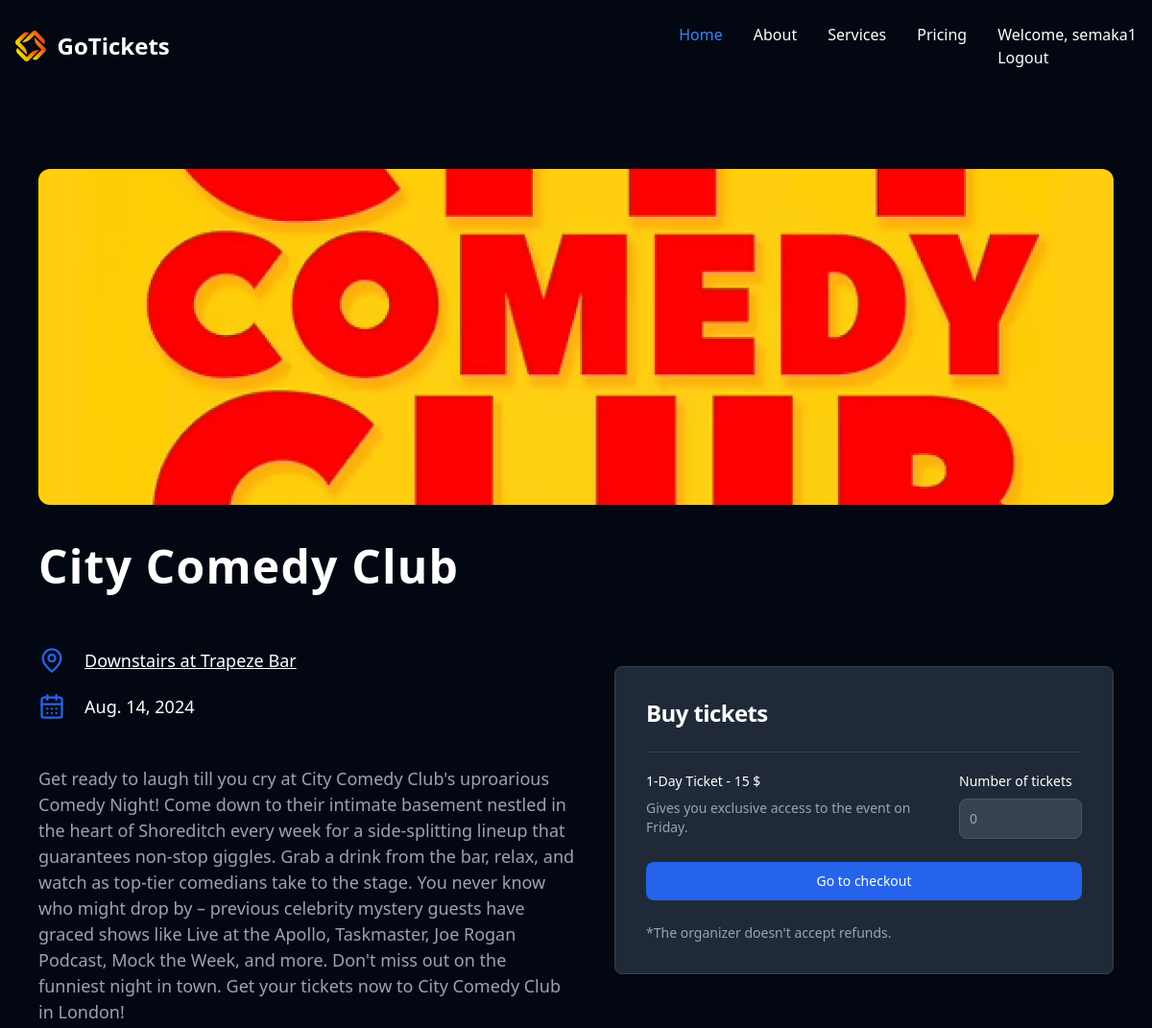
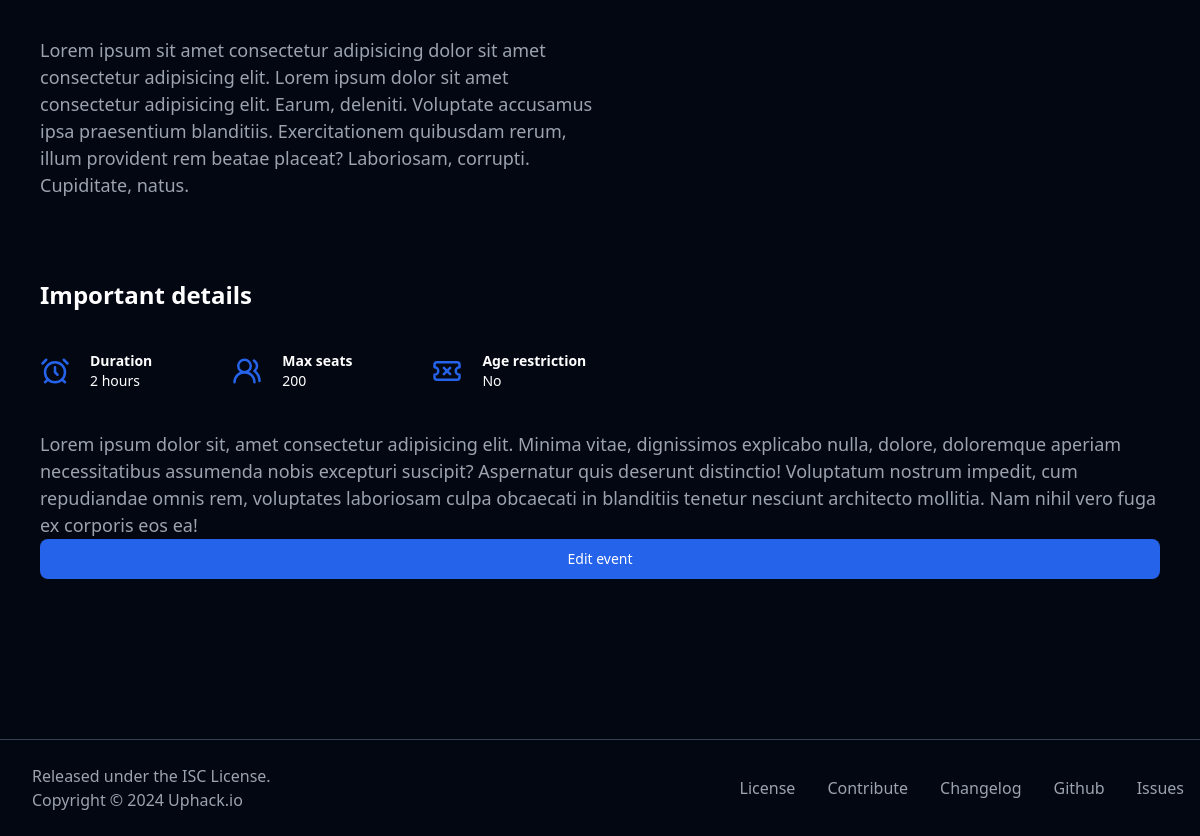
The page /event/42 (signed in) on the database its author committed (2 pictures, top to bottom).
### GoTicketsApp/models.py (models this page shows, shortened)
class Event(models.Model):
    AGE_RESTRICTION_CHOICES = [
        ('No', 'No'),
        ('12', '12+'),
        ('14', '14+'),
        ('16', '16+'),
        ('18', '18+'),
        ('21', '21+'),
    ]
    CATEGORY_CHOICES = [
        ('Stand-up Comedy', 'Stand-up Comedy'),
        ('TH', 'Theatre'),
        ('SP', 'Sport'),
        ('CO', 'Concert'),
    ]
    age_restriction = models.CharField(
        max_length=2,
        choices=AGE_RESTRICTION_CHOICES,
        default='No',
    )
    category = models.CharField(
        max_length=20,
        choices=CATEGORY_CHOICES,
        default='Stand-up Comedy',
    )
    title = models.CharField(max_length=80)
    organizer = models.ForeignKey(User, null=True, blank=True, on_delete=models.CASCADE, related_name='organizer')
    description = models.TextField()
    location_country = models.CharField(max_length=30)
    address = models.CharField(max_length=60)
    location_venue = models.CharField(max_length=30)
    start_date = models.DateField()
    end_date = models.DateField()
    image = models.ImageField(upload_to='images/')
    price = models.DecimalField(max_digits=6, decimal_places=2)
    seats = models.DecimalField(max_digits=6, decimal_places=0)

### GoTicketsApp/views.py (the view)
# urls.py: path('event/<int:id>', views.event_by_id, name="event_by_id"),
@login_required
def event_by_id(request, id):
    event = get_object_or_404(Event, pk=id)
    tickets = Ticket.objects.filter(event=event)
    total_purchased = event.purchase_set.aggregate(Sum('quantity'))['quantity__sum'] or 0
    remaining_seats = event.seats - total_purchased
    if request.method == "POST":
        form = PurchaseForm(request.POST, request.FILES)
        if form.is_valid():
            quantity_requested = form.cleaned_data['quantity']
            if quantity_requested > remaining_seats:
                messages.error(request, "Only {remaining_seats} tickets are available.")
            else:
                purchase_details = {
                    'user_id': request.user.id,
                    'event_id': event.id,
                    'quantity': quantity_requested,
                }
                request.session['purchase_details'] = purchase_details
                request.session['event_details'] = {
                    'id': event.id,
                    'title': event.title,
                    'image_url': event.image.url if event.image else None,
                    'description': event.description,
                    'start_date': str(event.start_date),
                    'end_date': str(event.end_date),
                    'price': str(event.price),
                    'quantity': purchase_details['quantity'],
                }
                return redirect('checkout')
    else:
        form = PurchaseForm()
    context = {
        'event': event,
        'form': form,
        'tickets': tickets,
        'remaining_seats': remaining_seats,
        'is_organizer': 'is_organizer'
    }
    return render(request, 'GoTickets/event_by_id.html', context)

### GoTicketsApp/forms.py
class PurchaseForm(forms.ModelForm):
    class Meta:
        model = Purchase
        fields = ['quantity']

### GoTicketsApp/templates/GoTickets/event_by_id.html (shortened to what this page needs)
{% extends 'GoTickets/base/base.html' %}
{% block content %}
<div class="max-w-screen-xl mx-auto text-gray-400 pb-20 mt-20 px-10">
    {% if event.image %}
    <div class="w-full rounded-xl block h-[350px]" style="background: url('{{ event.image.url }}') no-repeat center center; background-size: cover;"></div>
    {% endif %}
    <h1 class="text-5xl flex items-center text-white tracking-wide mb-10 font-extrabold mt-10">{{event.title}}</h1>
    <div class="flex flex-col lg:flex-row">
        <div class="w-full lg:w-1/2">
            <div class="text-lg text-white mt-5 mb-12">
                <div class="flex items-center mb-5">
                    <u>{{ event.address }}</u>
                </div>
                <div class="flex items-center mb-5">
                    <span>{{ event.start_date }}</span>
                </div>
            </div>
            <div>
                <p class="text-lg mb-10 leading-normal">{{event.description}}</p>
                <p class="text-lg mb-10 leading-normal">Lorem ipsum sit amet consectetur adipisicing dolor sit amet consectetur adipisicing elit. Lorem ipsum dolor sit amet consectetur adipisicing elit. Earum, deleniti. Voluptate accusamus ipsa praesentium blanditiis. Exercitationem quibusdam rerum, illum provident rem beatae placeat? Laboriosam, corrupti. Cupiditate, natus.</p>
            </div>
        </div>
        <div class="w-full lg:w-1/2 pt-10 pl-0 lg:pl-10">
            <div class="w-full bg-white rounded-lg shadow dark:border md:-mt-0 xl:p-0 dark:bg-gray-800 dark:border-gray-700">
                <div class="p-6 space-y-4 md:space-y-6 sm:p-8">
                    <h1 class="text-xl font-bold leading-tight tracking-tight text-gray-900 md:text-2xl dark:text-white">
                        Buy tickets
                    </h1>
                    <form class="space-y-4 md:space-y-6" method="post">
                        {% if remaining_seats > 0 %}
                            {% if tickets|length == 0 %}
                                <div class="flex items-start border-t border-gray-200 dark:border-gray-700 pt-5">
                                    <div class="w-full pr-0 md:pr-10">
                                        <label class="block mb-2 text-sm font-medium text-gray-900 dark:text-white">
                                            1-Day Ticket - 15 $
                                        </label>
                                        <p class="text-sm">Gives you exclusive access to the event on Friday.</p>
                                    </div>
                                    <div class="w-full md:w-32 flex-shrink-0">
                                        <label for="quantity" class="block mb-2 text-sm font-medium text-gray-900 dark:text-white">Number of tickets</label>
                                        <input type="number" id="quantity" name="quantity" min="1" max="{{ remaining_seats }}" class="bg-gray-50 border border-gray-300 text-gray-900 text-sm rounded-lg focus:ring-blue-500 focus:border-blue-500 block w-full p-2.5 dark:bg-gray-700 dark:border-gray-600 dark:placeholder-gray-400 dark:text-white dark:focus:ring-blue-500 dark:focus:border-blue-500" placeholder="0" required />
                                    </div>
                                </div>
                            {% endif %}
                            <button type="submit" class="w-full text-white bg-primary-600 hover:bg-primary-700 focus:ring-4 focus:outline-none focus:ring-primary-300 font-medium rounded-lg text-sm px-5 py-2.5 text-center dark:bg-primary-600 dark:hover:bg-primary-700 dark:focus:ring-primary-800">Go to checkout</button>
                        {% else %}
                            <p class="sold-out">Sold Out</p>
                        {% endif %}
                        <p class="text-sm font-light text-gray-500 dark:text-gray-400">
                            *The organizer doesn't accept refunds.
                        </p>
                    </form>
                </div>
            </div>
        </div>
    </div>
    <div>
        <h3 class="text-white font-extrabold text-2xl mt-10 mb-10">Important details</h3>
        <div class="flex items-center">
            <div class="flex items-center mr-20 text-white">
                <div>
                    <span class="block text-sm font-semibold">Duration</span>
                    <span class="block text-sm">2 hours</span>
                </div>
            </div>
            <div class="flex items-center mr-20 text-white">
                <div>
                    <span class="block text-sm font-semibold">Max seats</span>
                    <span class="block text-sm">{{event.seats}}</span>
                </div>
            </div>
            <div class="flex items-center text-white">
                <div>
                    <span class="block text-sm font-semibold">Age restriction</span>
                    <span class="block text-sm">{{event.age_restriction}}</span>
                </div>
            </div>
        </div>
        <p class="leading-normal text-lg mt-10">Lorem ipsum dolor sit, amet consectetur adipisicing elit. Minima vitae, dignissimos explicabo nulla, dolore, doloremque aperiam necessitatibus assumenda nobis excepturi suscipit? Aspernatur quis deserunt distinctio! Voluptatum nostrum impedit, cum repudiandae omnis rem, voluptates laboriosam culpa obcaecati in blanditiis tenetur nesciunt architecto mollitia. Nam nihil vero fuga ex corporis eos ea!</p>
    </div>
    {% if is_organizer %}
    <button type="button" onclick="location.href='{% url 'event_manage' event.id %}'" class="w-full text-white bg-primary-600 hover:bg-primary-700 focus:ring-4 focus:outline-none focus:ring-primary-300 font-medium rounded-lg text-sm px-5 py-2.5 text-center dark:bg-primary-600 dark:hover:bg-primary-700 dark:focus:ring-primary-800">
        Edit event
    </button>
    {% endif %}
</div>
{% endblock %}

### GoTicketsApp/templates/GoTickets/base/base.html (shortened to what this page needs)
{% load static %}
<!DOCTYPE html>
<html lang="en" class="dark">
    <head>
        <link rel="stylesheet" href="{% static 'css/style.css' %}">
    </head>
    <body class="bg-gray-950 relative">
        <nav class="border-gray-200 py-2">
            <div class="max-w-screen-xl flex flex-wrap items-center justify-between mx-auto p-4">
            <a href="/" class="flex items-center space-x-3 rtl:space-x-reverse">
                <img src="{% static 'gologo.svg' %}" class="h-8" alt="GoTickets Logo" />
                <span class="self-center text-2xl font-semibold whitespace-nowrap dark:text-white">GoTickets</span>
            </a>
            <div class="hidden w-full md:block md:w-auto" id="navbar-default">
                <ul class="font-medium flex flex-col p-4 md:p-0 mt-4 border border-gray-100 rounded-lg md:flex-row md:space-x-8 rtl:space-x-reverse md:mt-0 md:border-0 dark:border-gray-700">
                <li>
                    <a href="{% url 'index' %}" class="block py-2 px-3 text-white bg-blue-700 rounded md:bg-transparent md:text-blue-700 md:p-0 dark:text-white md:dark:text-blue-500" aria-current="page">Home</a>
                </li>
                <li>
                    <a href="#" class="block py-2 px-3 text-gray-900 rounded hover:bg-gray-100 md:hover:bg-transparent md:border-0 md:hover:text-blue-700 md:p-0 dark:text-white md:dark:hover:text-blue-500 dark:hover:bg-gray-700 dark:hover:text-white md:dark:hover:bg-transparent">About</a>
                </li>
                <li>
                    <a href="#" class="block py-2 px-3 text-gray-900 rounded hover:bg-gray-100 md:hover:bg-transparent md:border-0 md:hover:text-blue-700 md:p-0 dark:text-white md:dark:hover:text-blue-500 dark:hover:bg-gray-700 dark:hover:text-white md:dark:hover:bg-transparent">Services</a>
                </li>
                <li>
                    <a href="#" class="block py-2 px-3 text-gray-900 rounded hover:bg-gray-100 md:hover:bg-transparent md:border-0 md:hover:text-blue-700 md:p-0 dark:text-white md:dark:hover:text-blue-500 dark:hover:bg-gray-700 dark:hover:text-white md:dark:hover:bg-transparent">Pricing</a>
                </li>
                {% if user.is_authenticated %}
                <li>
                    <a href="{% url 'account'%}" class="block py-2 px-3 text-gray-900 rounded hover:bg-gray-100 md:hover:bg-transparent md:border-0 md:hover:text-blue-700 md:p-0 dark:text-white md:dark:hover:text-blue-500 dark:hover:bg-gray-700 dark:hover:text-white md:dark:hover:bg-transparent">
                        <span>Welcome, {{ user.username }}</span> <br>
                        <a href="{% url 'logout' %}" class="block py-2 px-3 text-gray-900 rounded hover:bg-gray-100 md:hover:bg-transparent md:border-0 md:hover:text-blue-700 md:p-0 dark:text-white md:dark:hover:text-blue-500 dark:hover:bg-gray-700 dark:hover:text-white md:dark:hover:bg-transparent">
                            Logout
                        </a>
                    </a>
                </li>
                {% endif %}
                </ul>
            </div>
            </div>
        </nav>
        {% block content %}
        {% endblock %}
        <div class="border-t border-gray-700 py-6 text-gray-400 mt-20">
            <div class="max-w-screen-xl px-4 mx-auto flex items-center justify-between">
                <div class="px-4">
                    <span class="block">Released under the ISC License.</span>
                    <span class="block">Copyright © 2024 Uphack.io</span>
                </div>
                <div class="flex">
                    <a href="" class="mr-8">License</a>
                    <a href="" class="mr-8">Contribute</a>
                    <a href="" class="mr-8">Changelog</a>
                    <a href="" class="mr-8">Github</a>
                    <a href="" class="">Issues</a>
                </div>
            </div>
        </div>
    </body>
</html>

### rows shown on the page
Event: image (picture), title "City Comedy Club", address "Downstairs at Trapeze Bar", start_date "Aug. 14, 2024", description "Get ready to laugh till you cry at City Comedy Club's uproarious Comedy Night! Come down to their intimate basement nestled in the heart of Shoreditch every week for a side-splitting lineup that guarantees non-stop giggles. Grab a drink from the bar, relax, and watch as top-tier comedians take to the stage. You never know who might drop by – previous celebrity mystery guests have graced shows like Live at the Apollo, Taskmaster, Joe Rogan Podcast, Mock the Week, and more. Don't miss out on the funniest night in town. Get your tickets now to City Comedy Club in London!", seats "200", age_restriction "No"

### other values the page prints
{{ user.username }} "semaka1"
